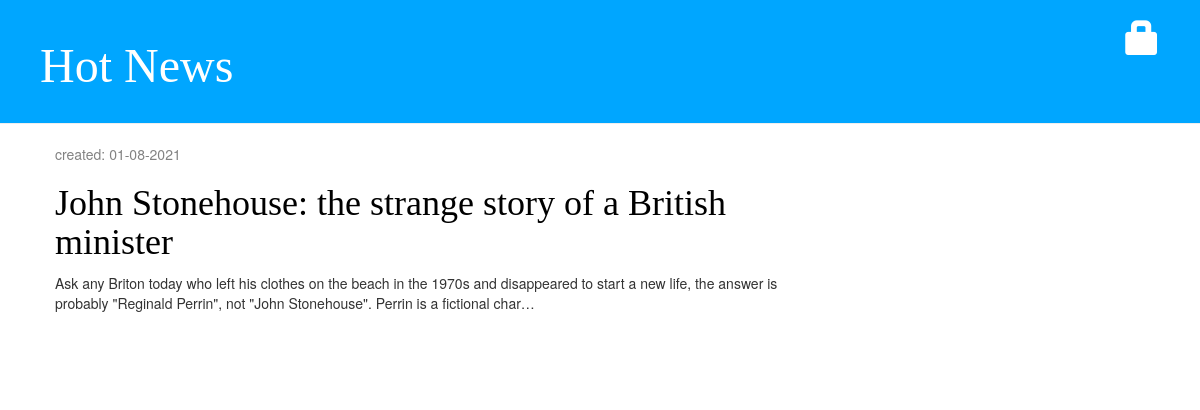
Screenshot of /drafts/ with the database file from the repository.
### news/models.py (models this page shows, shortened)
class Post(models.Model):
    author = models.ForeignKey(settings.AUTH_USER_MODEL, on_delete=models.CASCADE)
    title = models.CharField(max_length=200)
    text = models.TextField()
    created_date = models.DateTimeField(default=timezone.now)
    published_date = models.DateTimeField(blank=True, null=True)

### news/views.py (the view)
# urls.py: path('drafts/', views.post_draft_list, name='post_draft_list'),
def post_draft_list(request):
    posts = Post.objects.filter(published_date__isnull=True).order_by('created_date')
    return render(request, 'news/post_draft_list.html', {'posts': posts})

### news/templates/news/post_draft_list.html
{% extends 'news/base.html' %}
{% block content %}
    {% for post in posts %}
        <div class="post">
            <p class="date">created: {{ post.created_date|date:'d-m-Y' }}</p>
            <h1><a href="{% url 'post_detail' pk=post.pk %}">{{ post.title }}</a></h1>
            <p>{{ post.text|truncatechars:200 }}</p>
        </div>
    {% endfor %}
{% endblock %}

### news/static/css/news.css (style rules this page uses)
h1 a { color: #FCA205; }
body { padding-left: 0px; }
h1 a { color: #FCA205; font-family: 'Times New Roman'; }
h1, h2, h3, h4 { font-family: 'Times New Roman', cursive; }
.date { color: #828282; }
.post { margin-bottom: 70px; }
.post h1 a, .post h1 a:visited { color: #000000; }

### rows the page displays
Post: created_date "01-08-2021", title "John Stonehouse: the strange story of a British minister", text "Ask any Briton today who left his clothes on the beach in the 1970s and disappeared to start a new life, the answer is probably \"Reginald Perrin\", not \"John Stonehouse\". Perrin is a fictional char…"
